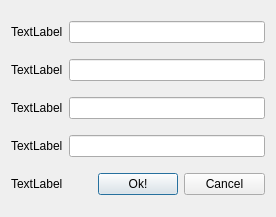
<?xml version="1.0" encoding="UTF-8"?>
<ui version="4.0">
 <class>AddDialog</class>
 <widget class="QDialog" name="AddDialog">
  <property name="geometry">
   <rect>
    <x>0</x>
    <y>0</y>
    <width>276</width>
    <height>217</height>
   </rect>
  </property>
  <property name="windowTitle">
   <string>Dialog</string>
  </property>
  <layout class="QVBoxLayout" name="verticalLayout">
   <item>
    <layout class="QHBoxLayout" name="horizontalLayout">
     <item>
      <widget class="QLabel" name="Name_label">
       <property name="text">
        <string>TextLabel</string>
       </property>
      </widget>
     </item>
     <item>
      <widget class="QLineEdit" name="name_input"/>
     </item>
    </layout>
   </item>
   <item>
    <layout class="QHBoxLayout" name="horizontalLayout_2">
     <item>
      <widget class="QLabel" name="second_input_label">
       <property name="text">
        <string>TextLabel</string>
       </property>
      </widget>
     </item>
     <item>
      <widget class="QLineEdit" name="second_input"/>
     </item>
    </layout>
   </item>
   <item>
    <layout class="QHBoxLayout" name="horizontalLayout_3">
     <item>
      <widget class="QLabel" name="third_input_label">
       <property name="text">
        <string>TextLabel</string>
       </property>
      </widget>
     </item>
     <item>
      <widget class="QLineEdit" name="third_input"/>
     </item>
    </layout>
   </item>
   <item>
    <layout class="QHBoxLayout" name="horizontalLayout_4">
     <item>
      <widget class="QLabel" name="fourth_input_label">
       <property name="text">
        <string>TextLabel</string>
       </property>
      </widget>
     </item>
     <item>
      <widget class="QLineEdit" name="fourth_input"/>
     </item>
    </layout>
   </item>
   <item>
    <layout class="QHBoxLayout" name="horizontalLayout_5">
     <item>
      <widget class="QLabel" name="ErrorLabel">
       <property name="text">
        <string>TextLabel</string>
       </property>
      </widget>
     </item>
     <item>
      <widget class="QPushButton" name="ok_button">
       <property name="text">
        <string>Ok!</string>
       </property>
      </widget>
     </item>
     <item>
      <widget class="QPushButton" name="cancel_button">
       <property name="text">
        <string>Cancel</string>
       </property>
      </widget>
     </item>
    </layout>
   </item>
  </layout>
 </widget>
 <resources/>
 <connections>
  <connection>
   <sender>cancel_button</sender>
   <signal>clicked()</signal>
   <receiver>AddDialog</receiver>
   <slot>close()</slot>
   <hints>
    <hint type="sourcelabel">
     <x>227</x>
     <y>196</y>
    </hint>
    <hint type="destinationlabel">
     <x>234</x>
     <y>210</y>
    </hint>
   </hints>
  </connection>
 </connections>
</ui>
